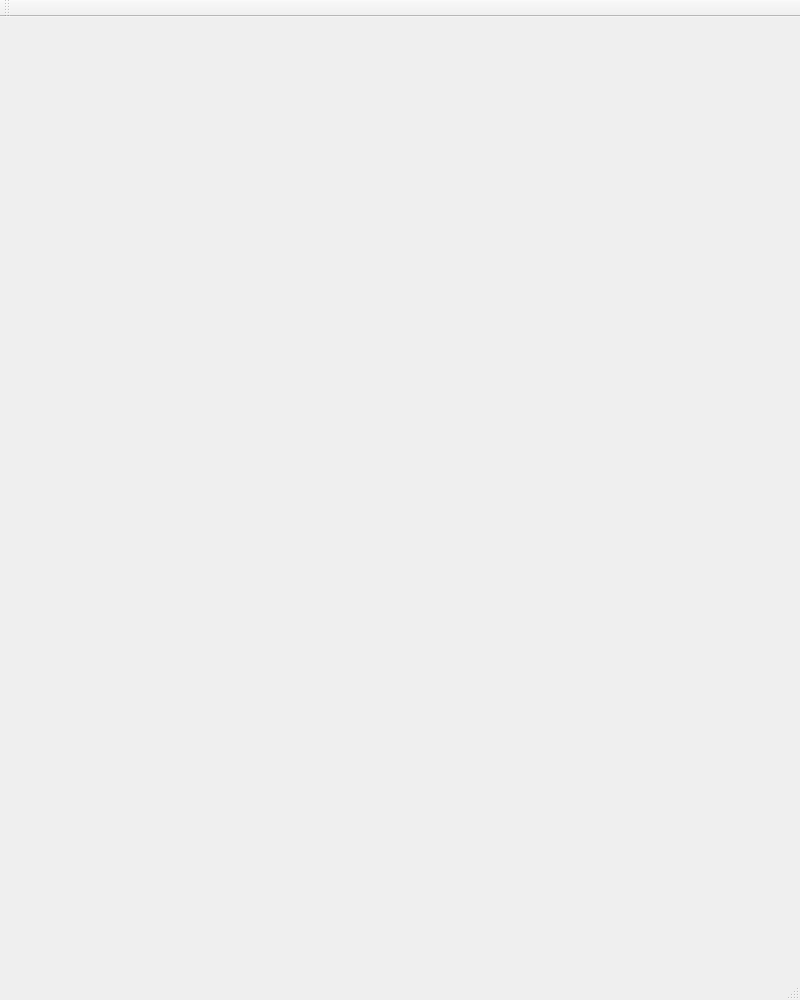
<?xml version="1.0" encoding="UTF-8"?>
<ui version="4.0">
 <class>MainWindow</class>
 <widget class="QMainWindow" name="MainWindow">
  <property name="geometry">
   <rect>
    <x>0</x>
    <y>0</y>
    <width>800</width>
    <height>1000</height>
   </rect>
  </property>
  <property name="windowTitle">
   <string>俄罗斯方块 三轮考核By Zxf</string>
  </property>
  <widget class="QWidget" name="centralWidget"/>
  <widget class="QMenuBar" name="menuBar">
   <property name="geometry">
    <rect>
     <x>0</x>
     <y>0</y>
     <width>800</width>
     <height>26</height>
    </rect>
   </property>
  </widget>
  <widget class="QToolBar" name="mainToolBar">
   <attribute name="toolBarArea">
    <enum>TopToolBarArea</enum>
   </attribute>
   <attribute name="toolBarBreak">
    <bool>false</bool>
   </attribute>
  </widget>
  <widget class="QStatusBar" name="statusBar"/>
 </widget>
 <layoutdefault spacing="6" margin="11"/>
 <resources/>
 <connections/>
</ui>
